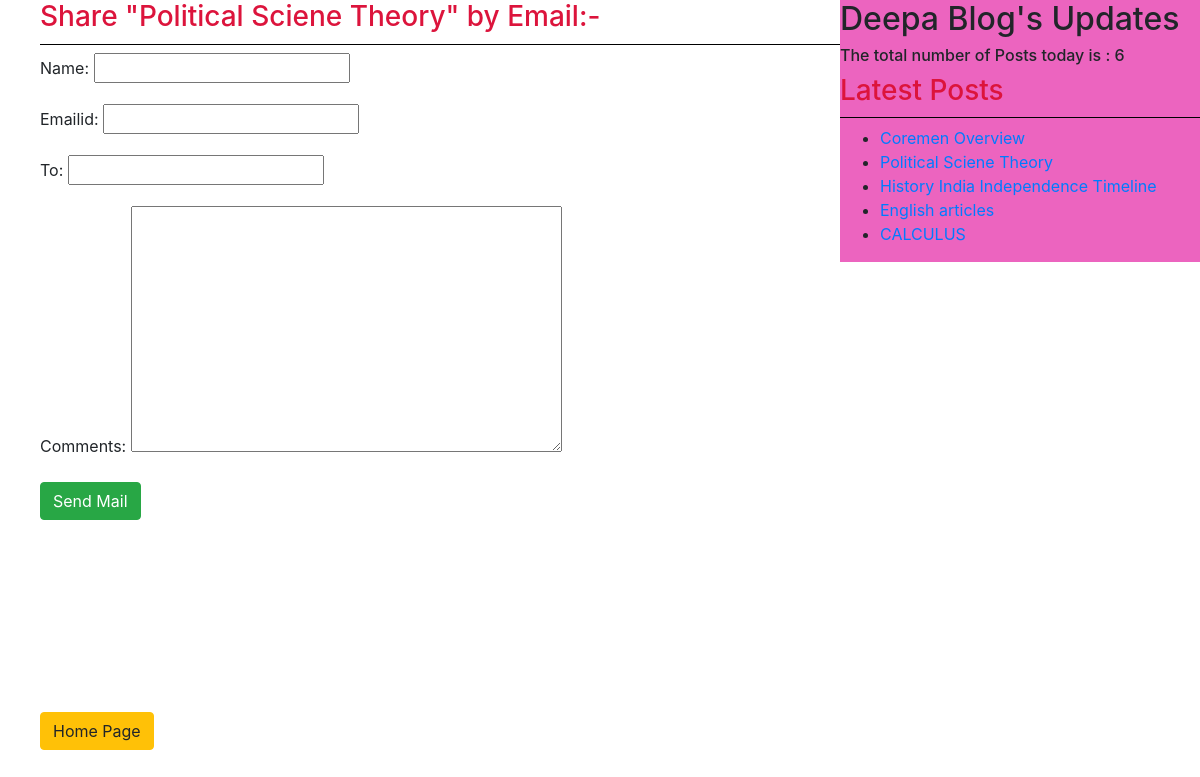
The page /post/mail/5 on the database its author committed.
### blogapp/models.py (models this page shows, shortened)
class Post(models.Model):
    STATUS=(('draft','Draft'),('published','Published'))
    title = models.CharField(max_length = 150)
    slug = models.SlugField(max_length = 50, unique_for_date='publish')
    author= models.ForeignKey(User, related_name='blog_posts', on_delete=models.CASCADE)
    body = models.TextField()
    publish = models.DateTimeField(default=0,null=True)
    created = models.DateTimeField( auto_now_add=True)
    updated = models.DateTimeField(auto_now=True)
    status = models.CharField(max_length = 10, choices=STATUS, default='draft')
    tags=TaggableManager()
    class Meta:
        ordering=('-publish',)

### blogapp/views.py (the view)
# urls.py: path('mail/<int:id>',views.email_view,name='email'),
def email_view(request,id):
    post=get_object_or_404(Post,id=id)
    sent=False
    if request.method=="POST":
        form=EmailSendForm(request.POST)
        if form.is_valid():
            cd=form.cleaned_data
            subject='{} recommends you to read "{}"'.format(cd['name'],post.title)
            post_url=request.build_absolute_uri(post.get_absolute_url())
            message='Read Post at:\n {} \n \n{}\'s comments:\n{} '.format(post_url,cd['name'],cd['comments'])
            send_mail(subject,message,'deepapandey364@gmail.com',[cd['to']])
            sent=True
    else:
            form=EmailSendForm()
    return render(request, 'blogapp/email.html', {'form':form,'post':post,'sent':sent})

### blogapp/forms.py
class EmailSendForm(forms.Form):
    name = forms.CharField(max_length = 150)
    emailId = forms.EmailField()
    to =forms.EmailField()
    comments = forms.CharField(required=False,widget=forms.Textarea)

### blogapp/templatetags/blogapp_tags.py (called while the page is built)
@register.simple_tag(name='my_tag')
def total_posts():
    return Post.objects.count()

@register.inclusion_tag('blogapp/latest.html')
def show_posts():
    latest_post=Post.objects.order_by('-publish')[:5]
    return{'latest_post':latest_post}

### templates/blogapp/email.html (shortened to what this page needs)
{% extends 'blogapp/base.html' %}
{% block content %}
{%if sent %}
<h5>Email with title "{{post.title}} "sent succesfully</h5>
{%else%}
<h3>Share "{{post.title}}" by Email:-</h3>
   <form action="" method="post">
       {{form.as_p}}
       <input type="submit" class="btn btn-success btn-large" value="Send Mail">
   </form>
   {%endif%}
{% endblock content %}

### templates/blogapp/latest.html
    <ul>
        {% for p in latest_post %}
        <li><a href="p.get_absolute_url">{{p.title}}</a></li>
        {% endfor %}
    </ul>

### static/css/post.css (style rules this page uses)
h3 { font-weight: bold; border-bottom: 1px black solid; padding-bottom: 10px; font-stretch: underline; color: crimson; }

### rows shown on the page
Post: title "Political Sciene Theory"
Post: title "Coremen Overview"
Post: title "History India Independence Timeline"
Post: title "English articles"
Post: title "CALCULUS"
